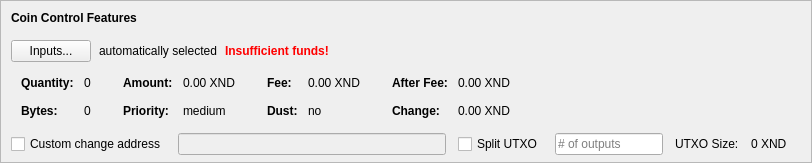
    <widget class="QFrame" name="frameCoinControl">
     <property name="sizePolicy">
      <sizepolicy hsizetype="Expanding" vsizetype="Expanding">
       <horstretch>0</horstretch>
       <verstretch>0</verstretch>
      </sizepolicy>
     </property>
     <property name="maximumSize">
      <size>
       <width>16777215</width>
       <height>16777215</height>
      </size>
     </property>
     <property name="frameShape">
      <enum>QFrame::StyledPanel</enum>
     </property>
     <property name="frameShadow">
      <enum>QFrame::Sunken</enum>
     </property>
     <layout class="QVBoxLayout" name="verticalLayoutCoinControl2">
      <property name="spacing">
       <number>0</number>
      </property>
      <property name="leftMargin">
       <number>0</number>
      </property>
      <property name="topMargin">
       <number>0</number>
      </property>
      <property name="rightMargin">
       <number>0</number>
      </property>
      <property name="bottomMargin">
       <number>6</number>
      </property>
      <item>
       <layout class="QVBoxLayout" name="verticalLayoutCoinControl" stretch="0,0,0,0,1">
        <property name="spacing">
         <number>0</number>
        </property>
        <property name="leftMargin">
         <number>10</number>
        </property>
        <property name="topMargin">
         <number>10</number>
        </property>
        <item>
         <layout class="QHBoxLayout" name="horizontalLayoutCoinControl1">
          <property name="bottomMargin">
           <number>15</number>
          </property>
          <item>
           <widget class="QLabel" name="labelCoinControlFeatures">
            <property name="sizePolicy">
             <sizepolicy hsizetype="Preferred" vsizetype="Maximum">
              <horstretch>0</horstretch>
              <verstretch>0</verstretch>
             </sizepolicy>
            </property>
            <property name="font">
             <font>
              <weight>75</weight>
              <bold>true</bold>
             </font>
            </property>
            <property name="styleSheet">
             <string notr="true">font-weight:bold;</string>
            </property>
            <property name="text">
             <string>Coin Control Features</string>
            </property>
           </widget>
          </item>
         </layout>
        </item>
        <item>
         <layout class="QHBoxLayout" name="horizontalLayoutCoinControl2" stretch="0,0,0,0">
          <property name="spacing">
           <number>8</number>
          </property>
          <property name="bottomMargin">
           <number>10</number>
          </property>
          <item>
           <widget class="QPushButton" name="pushButtonCoinControl">
            <property name="styleSheet">
             <string notr="true"/>
            </property>
            <property name="text">
             <string>Inputs...</string>
            </property>
            <property name="autoDefault">
             <bool>false</bool>
            </property>
           </widget>
          </item>
          <item>
           <widget class="QLabel" name="labelCoinControlAutomaticallySelected">
            <property name="text">
             <string>automatically selected</string>
            </property>
            <property name="margin">
             <number>5</number>
            </property>
           </widget>
          </item>
          <item>
           <widget class="QLabel" name="labelCoinControlInsuffFunds">
            <property name="font">
             <font>
              <weight>75</weight>
              <bold>true</bold>
             </font>
            </property>
            <property name="styleSheet">
             <string notr="true">color:red;font-weight:bold;</string>
            </property>
            <property name="text">
             <string>Insufficient funds!</string>
            </property>
            <property name="margin">
             <number>5</number>
            </property>
           </widget>
          </item>
          <item>
           <spacer name="horizontalSpacerCoinControl">
            <property name="orientation">
             <enum>Qt::Horizontal</enum>
            </property>
            <property name="sizeHint" stdset="0">
             <size>
              <width>40</width>
              <height>1</height>
             </size>
            </property>
           </spacer>
          </item>
         </layout>
        </item>
        <item>
         <widget class="QWidget" name="widgetCoinControl" native="true">
          <property name="sizePolicy">
           <sizepolicy hsizetype="Preferred" vsizetype="Preferred">
            <horstretch>0</horstretch>
            <verstretch>0</verstretch>
           </sizepolicy>
          </property>
          <property name="minimumSize">
           <size>
            <width>0</width>
            <height>0</height>
           </size>
          </property>
          <property name="styleSheet">
           <string notr="true"/>
          </property>
          <layout class="QHBoxLayout" name="horizontalLayoutCoinControl5">
           <property name="leftMargin">
            <number>0</number>
           </property>
           <property name="topMargin">
            <number>0</number>
           </property>
           <property name="rightMargin">
            <number>0</number>
           </property>
           <property name="bottomMargin">
            <number>0</number>
           </property>
           <item>
            <layout class="QHBoxLayout" name="horizontalLayoutCoinControl3" stretch="0,0,0,1">
             <property name="spacing">
              <number>20</number>
             </property>
             <property name="topMargin">
              <number>0</number>
             </property>
             <property name="bottomMargin">
              <number>10</number>
             </property>
             <item>
              <layout class="QFormLayout" name="formLayoutCoinControl1">
               <property name="horizontalSpacing">
                <number>10</number>
               </property>
               <property name="verticalSpacing">
                <number>14</number>
               </property>
               <property name="leftMargin">
                <number>10</number>
               </property>
               <property name="topMargin">
                <number>4</number>
               </property>
               <property name="rightMargin">
                <number>6</number>
               </property>
               <item row="0" column="0">
                <widget class="QLabel" name="labelCoinControlQuantityText">
                 <property name="font">
                  <font>
                   <weight>75</weight>
                   <bold>true</bold>
                  </font>
                 </property>
                 <property name="text">
                  <string>Quantity:</string>
                 </property>
                 <property name="margin">
                  <number>0</number>
                 </property>
                </widget>
               </item>
               <item row="0" column="1">
                <widget class="QLabel" name="labelCoinControlQuantity">
                 <property name="cursor">
                  <cursorShape>IBeamCursor</cursorShape>
                 </property>
                 <property name="contextMenuPolicy">
                  <enum>Qt::ActionsContextMenu</enum>
                 </property>
                 <property name="text">
                  <string notr="true">0</string>
                 </property>
                 <property name="margin">
                  <number>0</number>
                 </property>
                 <property name="textInteractionFlags">
                  <set>Qt::LinksAccessibleByMouse|Qt::TextSelectableByKeyboard|Qt::TextSelectableByMouse</set>
                 </property>
                </widget>
               </item>
               <item row="1" column="0">
                <widget class="QLabel" name="labelCoinControlBytesText">
                 <property name="font">
                  <font>
                   <weight>75</weight>
                   <bold>true</bold>
                  </font>
                 </property>
                 <property name="text">
                  <string>Bytes:</string>
                 </property>
                </widget>
               </item>
               <item row="1" column="1">
                <widget class="QLabel" name="labelCoinControlBytes">
                 <property name="cursor">
                  <cursorShape>IBeamCursor</cursorShape>
                 </property>
                 <property name="contextMenuPolicy">
                  <enum>Qt::ActionsContextMenu</enum>
                 </property>
                 <property name="text">
                  <string notr="true">0</string>
                 </property>
                 <property name="textInteractionFlags">
                  <set>Qt::LinksAccessibleByMouse|Qt::TextSelectableByKeyboard|Qt::TextSelectableByMouse</set>
                 </property>
                </widget>
               </item>
              </layout>
             </item>
             <item>
              <layout class="QFormLayout" name="formLayoutCoinControl2">
               <property name="horizontalSpacing">
                <number>10</number>
               </property>
               <property name="verticalSpacing">
                <number>14</number>
               </property>
               <property name="leftMargin">
                <number>6</number>
               </property>
               <property name="topMargin">
                <number>4</number>
               </property>
               <property name="rightMargin">
                <number>6</number>
               </property>
               <item row="0" column="0">
                <widget class="QLabel" name="labelCoinControlAmountText">
                 <property name="font">
                  <font>
                   <weight>75</weight>
                   <bold>true</bold>
                  </font>
                 </property>
                 <property name="text">
                  <string>Amount:</string>
                 </property>
                 <property name="margin">
                  <number>0</number>
                 </property>
                </widget>
               </item>
               <item row="0" column="1">
                <widget class="QLabel" name="labelCoinControlAmount">
                 <property name="cursor">
                  <cursorShape>IBeamCursor</cursorShape>
                 </property>
                 <property name="contextMenuPolicy">
                  <enum>Qt::ActionsContextMenu</enum>
                 </property>
                 <property name="text">
                  <string notr="true">0.00 XND</string>
                 </property>
                 <property name="textInteractionFlags">
                  <set>Qt::LinksAccessibleByMouse|Qt::TextSelectableByKeyboard|Qt::TextSelectableByMouse</set>
                 </property>
                </widget>
               </item>
               <item row="1" column="0">
                <widget class="QLabel" name="labelCoinControlPriorityText">
                 <property name="font">
                  <font>
                   <weight>75</weight>
                   <bold>true</bold>
                  </font>
                 </property>
                 <property name="text">
                  <string>Priority:</string>
                 </property>
                </widget>
               </item>
               <item row="1" column="1">
                <widget class="QLabel" name="labelCoinControlPriority">
                 <property name="cursor">
                  <cursorShape>IBeamCursor</cursorShape>
                 </property>
                 <property name="contextMenuPolicy">
                  <enum>Qt::ActionsContextMenu</enum>
                 </property>
                 <property name="text">
                  <string>medium</string>
                 </property>
                 <property name="textInteractionFlags">
                  <set>Qt::LinksAccessibleByMouse|Qt::TextSelectableByKeyboard|Qt::TextSelectableByMouse</set>
                 </property>
                </widget>
               </item>
              </layout>
             </item>
             <item>
              <layout class="QFormLayout" name="formLayoutCoinControl3">
               <property name="horizontalSpacing">
                <number>10</number>
               </property>
               <property name="verticalSpacing">
                <number>14</number>
               </property>
               <property name="leftMargin">
                <number>6</number>
               </property>
               <property name="topMargin">
                <number>4</number>
               </property>
               <property name="rightMargin">
                <number>6</number>
               </property>
               <item row="0" column="0">
                <widget class="QLabel" name="labelCoinControlFeeText">
                 <property name="font">
                  <font>
                   <weight>75</weight>
                   <bold>true</bold>
                  </font>
                 </property>
                 <property name="text">
                  <string>Fee:</string>
                 </property>
                 <property name="margin">
                  <number>0</number>
                 </property>
                </widget>
               </item>
               <item row="0" column="1">
                <widget class="QLabel" name="labelCoinControlFee">
                 <property name="cursor">
                  <cursorShape>IBeamCursor</cursorShape>
                 </property>
                 <property name="contextMenuPolicy">
                  <enum>Qt::ActionsContextMenu</enum>
                 </property>
                 <property name="text">
                  <string notr="true">0.00 XND</string>
                 </property>
                 <property name="textInteractionFlags">
                  <set>Qt::LinksAccessibleByMouse|Qt::TextSelectableByKeyboard|Qt::TextSelectableByMouse</set>
                 </property>
                </widget>
               </item>
               <item row="1" column="0">
                <widget class="QLabel" name="labelCoinControlLowOutputText">
                 <property name="font">
                  <font>
                   <weight>75</weight>
                   <bold>true</bold>
                  </font>
                 </property>
                 <property name="text">
                  <string>Dust:</string>
                 </property>
                </widget>
               </item>
               <item row="1" column="1">
                <widget class="QLabel" name="labelCoinControlLowOutput">
                 <property name="cursor">
                  <cursorShape>IBeamCursor</cursorShape>
                 </property>
                 <property name="contextMenuPolicy">
                  <enum>Qt::ActionsContextMenu</enum>
                 </property>
                 <property name="text">
                  <string>no</string>
                 </property>
                 <property name="textInteractionFlags">
                  <set>Qt::LinksAccessibleByMouse|Qt::TextSelectableByKeyboard|Qt::TextSelectableByMouse</set>
                 </property>
                </widget>
               </item>
              </layout>
             </item>
             <item>
              <layout class="QFormLayout" name="formLayoutCoinControl4">
               <property name="horizontalSpacing">
                <number>10</number>
               </property>
               <property name="verticalSpacing">
                <number>14</number>
               </property>
               <property name="leftMargin">
                <number>6</number>
               </property>
               <property name="topMargin">
                <number>4</number>
               </property>
               <property name="rightMargin">
                <number>6</number>
               </property>
               <item row="0" column="0">
                <widget class="QLabel" name="labelCoinControlAfterFeeText">
                 <property name="font">
                  <font>
                   <weight>75</weight>
                   <bold>true</bold>
                  </font>
                 </property>
                 <property name="text">
                  <string>After Fee:</string>
                 </property>
                 <property name="margin">
                  <number>0</number>
                 </property>
                </widget>
               </item>
               <item row="0" column="1">
                <widget class="QLabel" name="labelCoinControlAfterFee">
                 <property name="cursor">
                  <cursorShape>IBeamCursor</cursorShape>
                 </property>
                 <property name="contextMenuPolicy">
                  <enum>Qt::ActionsContextMenu</enum>
                 </property>
                 <property name="text">
                  <string notr="true">0.00 XND</string>
                 </property>
                 <property name="textInteractionFlags">
                  <set>Qt::LinksAccessibleByMouse|Qt::TextSelectableByKeyboard|Qt::TextSelectableByMouse</set>
                 </property>
                </widget>
               </item>
               <item row="1" column="0">
                <widget class="QLabel" name="labelCoinControlChangeText">
                 <property name="font">
                  <font>
                   <weight>75</weight>
                   <bold>true</bold>
                  </font>
                 </property>
                 <property name="text">
                  <string>Change:</string>
                 </property>
                </widget>
               </item>
               <item row="1" column="1">
                <widget class="QLabel" name="labelCoinControlChange">
                 <property name="cursor">
                  <cursorShape>IBeamCursor</cursorShape>
                 </property>
                 <property name="contextMenuPolicy">
                  <enum>Qt::ActionsContextMenu</enum>
                 </property>
                 <property name="text">
                  <string notr="true">0.00 XND</string>
                 </property>
                 <property name="textInteractionFlags">
                  <set>Qt::LinksAccessibleByMouse|Qt::TextSelectableByKeyboard|Qt::TextSelectableByMouse</set>
                 </property>
                </widget>
               </item>
              </layout>
             </item>
            </layout>
           </item>
          </layout>
         </widget>
        </item>
        <item>
         <layout class="QHBoxLayout" name="horizontalLayoutCoinControl4" stretch="0,0,0,0,0,0,0">
          <property name="spacing">
           <number>12</number>
          </property>
          <property name="sizeConstraint">
           <enum>QLayout::SetDefaultConstraint</enum>
          </property>
          <property name="topMargin">
           <number>5</number>
          </property>
          <property name="rightMargin">
           <number>5</number>
          </property>
          <item>
           <widget class="QCheckBox" name="checkBoxCoinControlChange">
            <property name="toolTip">
             <string>If this is activated, but the change address is empty or invalid, change will be sent to a newly generated address.</string>
            </property>
            <property name="text">
             <string>Custom change address</string>
            </property>
           </widget>
          </item>
          <item>
           <widget class="QValidatedLineEdit" name="lineEditCoinControlChange">
            <property name="enabled">
             <bool>false</bool>
            </property>
            <property name="sizePolicy">
             <sizepolicy hsizetype="Expanding" vsizetype="Fixed">
              <horstretch>0</horstretch>
              <verstretch>0</verstretch>
             </sizepolicy>
            </property>
           </widget>
          </item>
          <item>
           <widget class="QCheckBox" name="splitBlockCheckBox">
            <property name="text">
             <string>Split UTXO</string>
            </property>
           </widget>
          </item>
          <item>
           <widget class="QLineEdit" name="splitBlockLineEdit">
            <property name="sizePolicy">
             <sizepolicy hsizetype="Fixed" vsizetype="Fixed">
              <horstretch>50</horstretch>
              <verstretch>0</verstretch>
             </sizepolicy>
            </property>
            <property name="placeholderText">
             <string># of outputs</string>
            </property>
           </widget>
          </item>
          <item>
           <widget class="QLabel" name="labelBlockSizeText">
            <property name="text">
             <string>UTXO Size:</string>
            </property>
           </widget>
          </item>
          <item>
           <widget class="QLabel" name="labelBlockSize">
            <property name="text">
             <string>0 XND</string>
            </property>
           </widget>
          </item>
          <item>
           <widget class="QLabel" name="labelCoinControlChangeLabel">
            <property name="sizePolicy">
             <sizepolicy hsizetype="Preferred" vsizetype="Expanding">
              <horstretch>0</horstretch>
              <verstretch>0</verstretch>
             </sizepolicy>
            </property>
            <property name="minimumSize">
             <size>
              <width>0</width>
              <height>0</height>
             </size>
            </property>
            <property name="text">
             <string/>
            </property>
            <property name="margin">
             <number>3</number>
            </property>
           </widget>
          </item>
         </layout>
        </item>
        <item>
         <spacer name="verticalSpacerCoinControl">
          <property name="orientation">
           <enum>Qt::Vertical</enum>
          </property>
          <property name="sizeHint" stdset="0">
           <size>
            <width>800</width>
            <height>1</height>
           </size>
          </property>
         </spacer>
        </item>
       </layout>
      </item>
     </layout>
    </widget>
